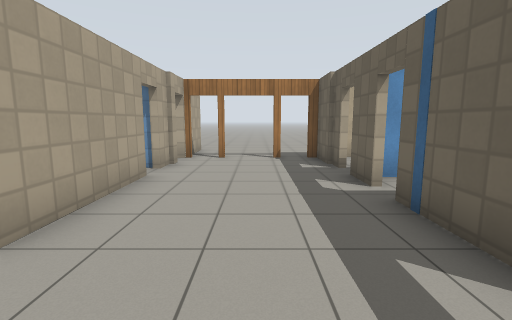
View 1 (above)

24 first-person views from a walk through a Gazebo world. The camera is 1.2 m above the floor, tilts 8° down and sees 85° across. The floor is counted in squares, 1 m on a side. Each view is taken from the middle of a square. On the plan, view 1 faces up. The plan holds only what a view shows up to about 12 squares ahead; the rest is blank. The place goes on beyond the plan. Simple patterns stand in for the simulator's built-in surfaces.

View 2
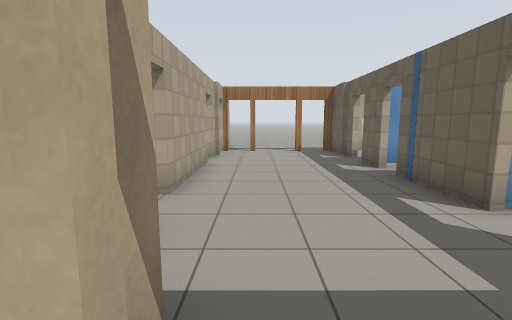

View 3
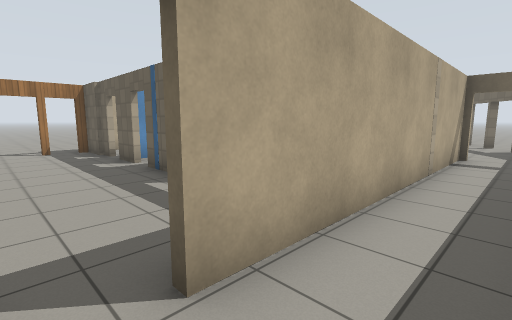

View 4
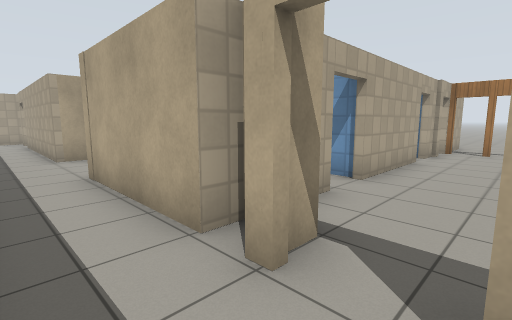

View 5
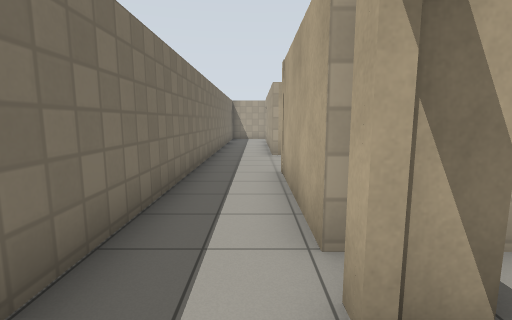

View 6
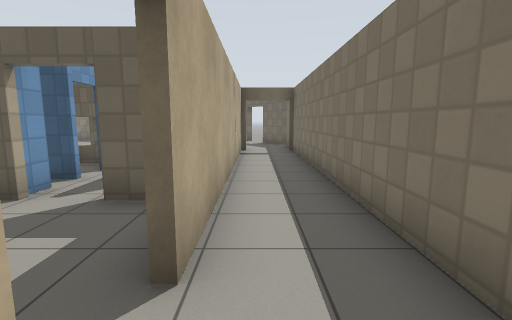

View 7
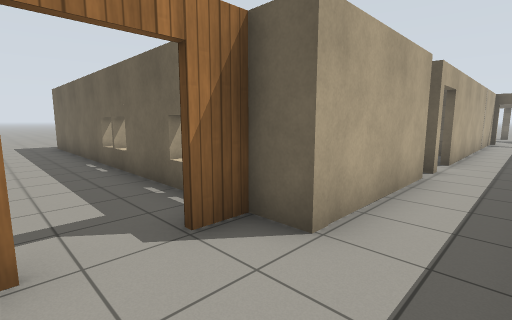

View 8
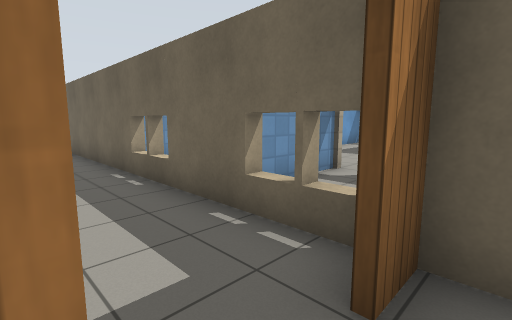

View 9
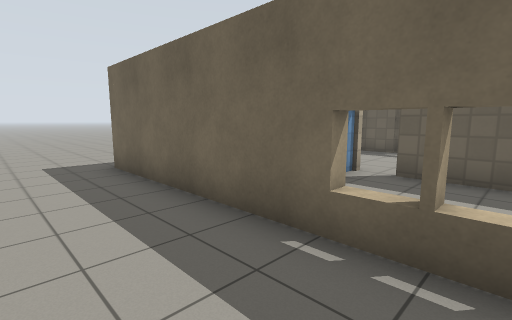

View 10
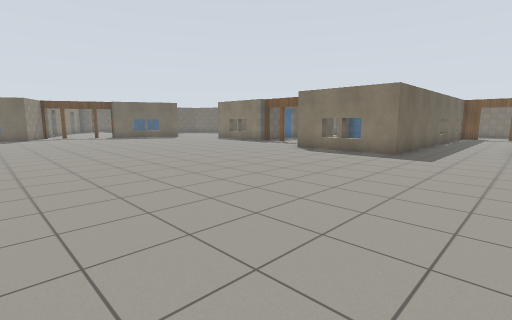

View 11
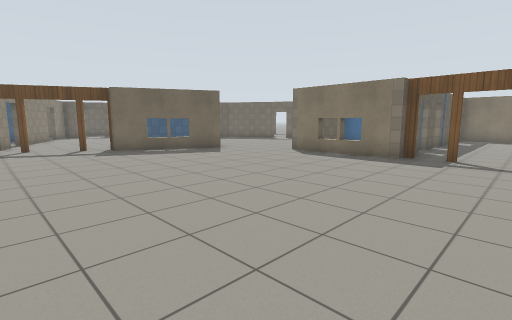

View 12
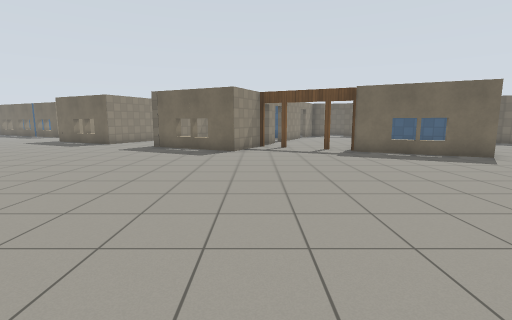

View 13
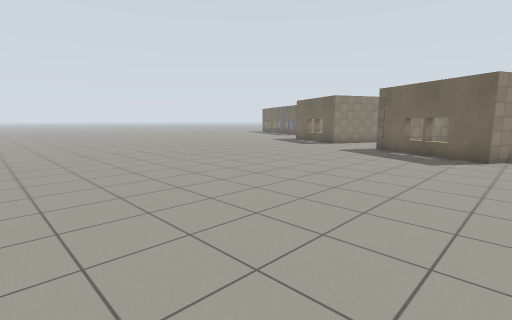

View 14
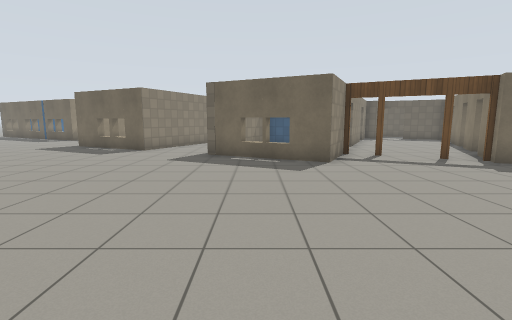

View 15
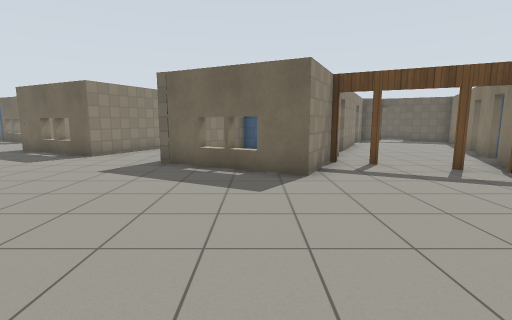

View 16
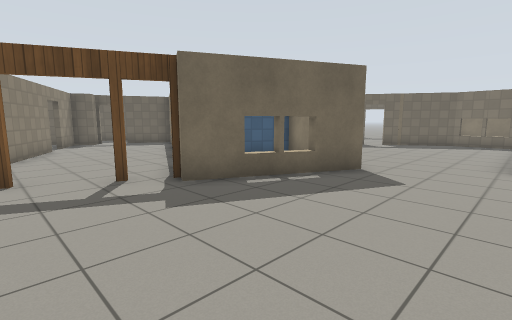

View 17
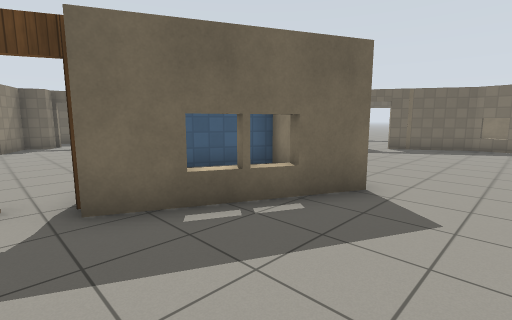

View 18
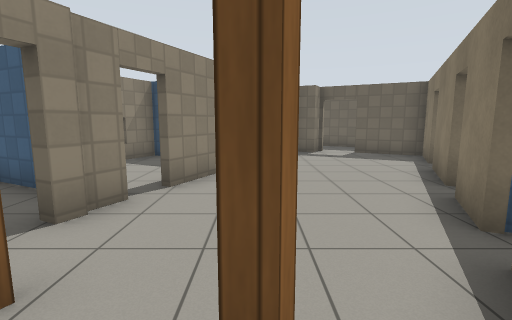

View 19
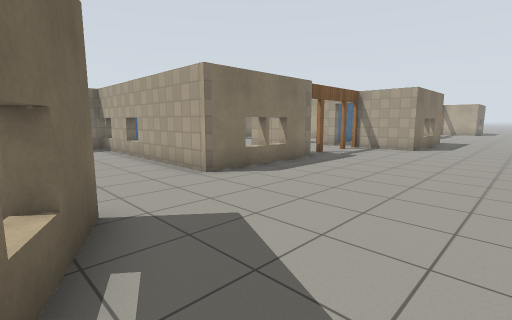

View 20
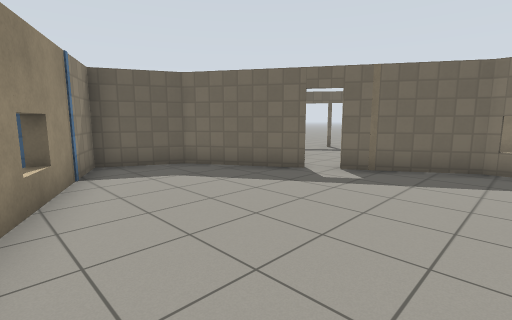

View 21
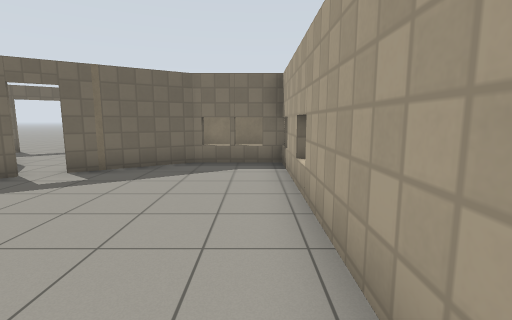

View 22
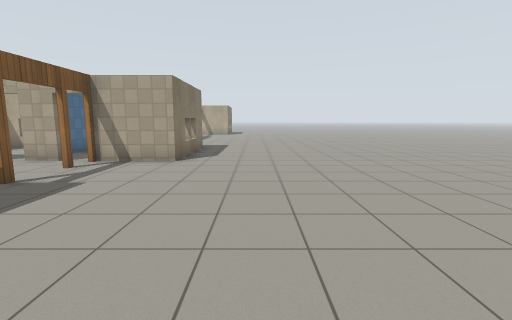

View 23
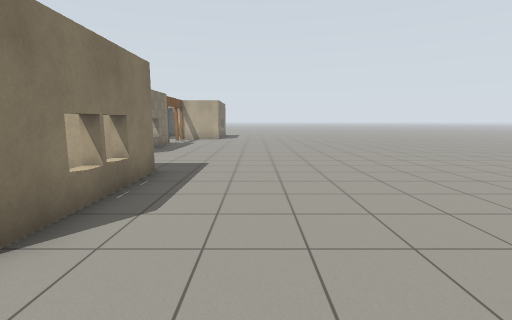

View 24
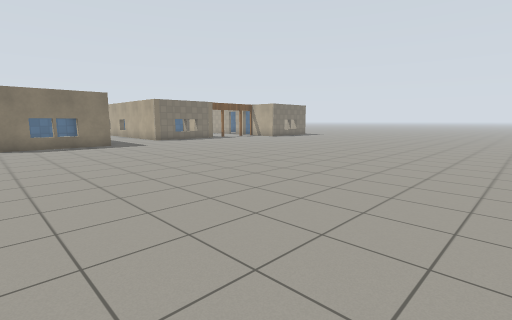

### Floor plan
Ten units are one square. View 1 is at (0, 0); x grows to the right and y downward. Boxes are objects, and circles mark ways between rooms. Rooms are numbered by the first view taken in them; rooms with no view inside come last. Other rooms are left out.
<svg viewBox="-121 -309 350 349">
<path fill="none" stroke="#000" d="M21 -50 21 -62M-24 -61 -24 -26M21 -16 21 -41M-24 -14 -24 -2M21 -70 21 -96M-24 -81 -24 -71M21 9 21 -4M-24 14 -66 14 -66 4 -75 4M-98 5 -98 14 -116 14M-116 35 95 35M94 14 -2 14M21 -96 62 -96 62 -20 88 -20 114 -37M90 -111 109 -150 114 -148M133 -189 111 -200 130 -238M171 -251 143 -265 162 -304M121 -41 149 -59 160 -79 118 -99M-66 -1 -66 -116 -24 -116 -24 -92M194 -159 159 -176M160 -125 180 -115M139 -136 153 -128M152 -179 141 -185M188 -111 206 -103 216 -123M117 -146 132 -139M224 -134 216 -138 220 -146 203 -155M-48 -71 -56 -71M-26 -41 -26 -61"/>
<circle cx="-5" cy="10" r="3" fill="#2a7"/>
<circle cx="-18" cy="-79" r="3" fill="#2a7"/>
<circle cx="-85" cy="0" r="3" fill="#2a7"/>
<circle cx="110" cy="-150" r="3" fill="#2a7"/>
<circle cx="120" cy="-165" r="3" fill="#2a7"/>
<circle cx="130" cy="-180" r="3" fill="#2a7"/>
<text x="0" y="-40">1</text>
<text x="-20" y="20">2</text>
<text x="20" y="-190">3</text>
<text x="170" y="-150">4</text>
<text x="-50" y="-50">5</text>
</svg>
Room 1 opens to room 2. Room 1 opens to room 3. Room 2 opens to room 3. Room 3 opens to room 4.

Where each view was taken, in squares from view 1:
view 1: 0 up, 0 right, facing up
view 2: 2 down, 1 left, facing up
view 3: 3 down, 1 left, facing up-right
view 4: 3 down, 0 right, facing up-left
view 5: 2 down, 0 right, facing left
view 6: 2 down, 2 left, facing right
view 7: 3 down, 9 left, facing up-right
view 8: 1 down, 9 left, facing up-right
view 9: 4 up, 9 left, facing up-right
view 10: 22 up, 10 left, facing down-right
view 11: 19 up, 1 left, facing down-right
view 12: 19 up, 0 right, facing right
view 13: 19 up, 1 right, facing up-right
view 14: 22 up, 3 right, facing right
view 15: 21 up, 5 right, facing right
view 16: 18 up, 6 right, facing down-right
view 17: 16 up, 7 right, facing down-right
view 18: 16 up, 11 right, facing right
view 19: 15 up, 10 right, facing down-left
view 20: 10 up, 8 right, facing down-right
view 21: 10 up, 7 right, facing down
view 22: 14 up, 6 right, facing left
view 23: 14 up, 0 right, facing left
view 24: 26 up, 2 left, facing down-left
